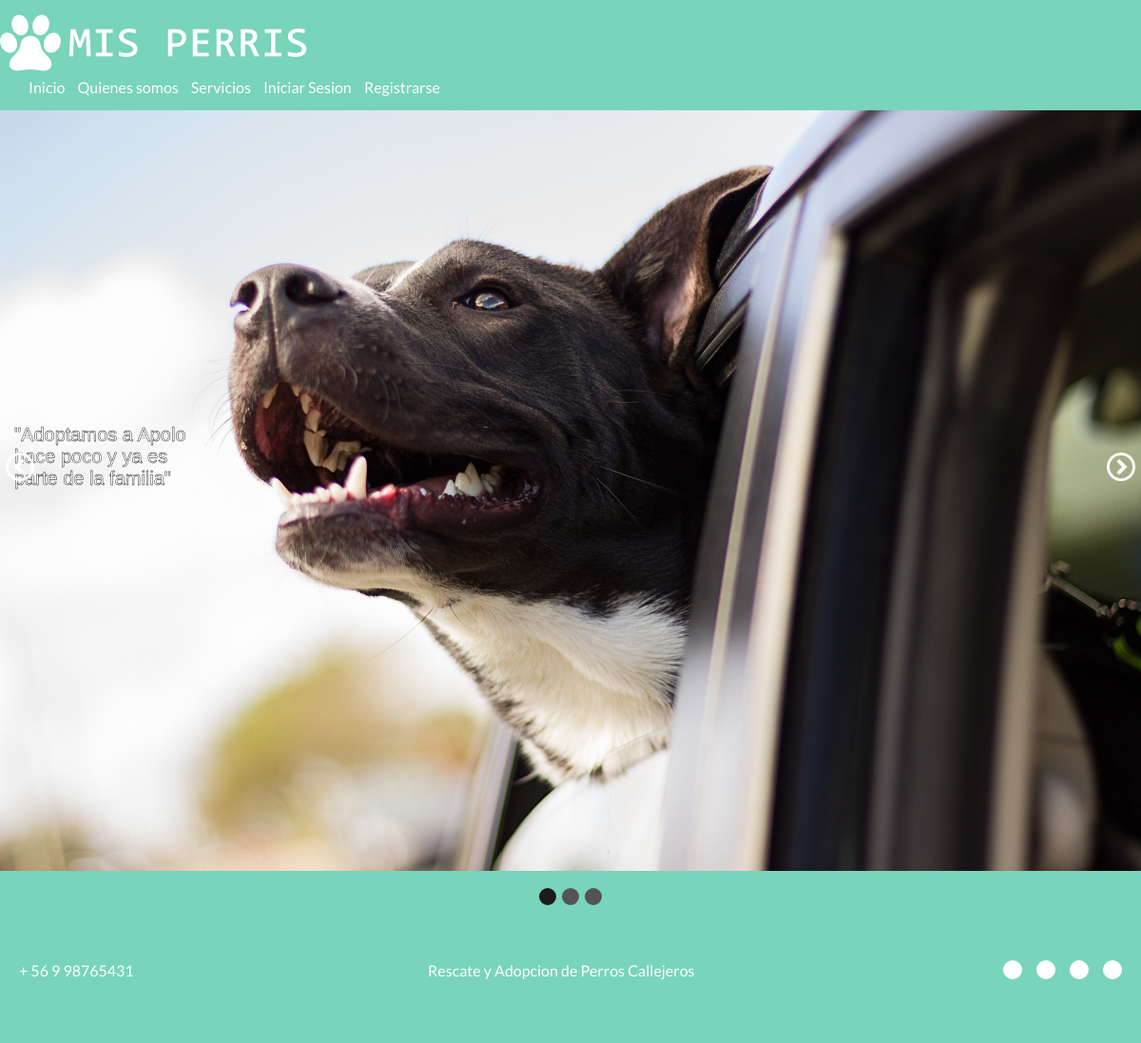
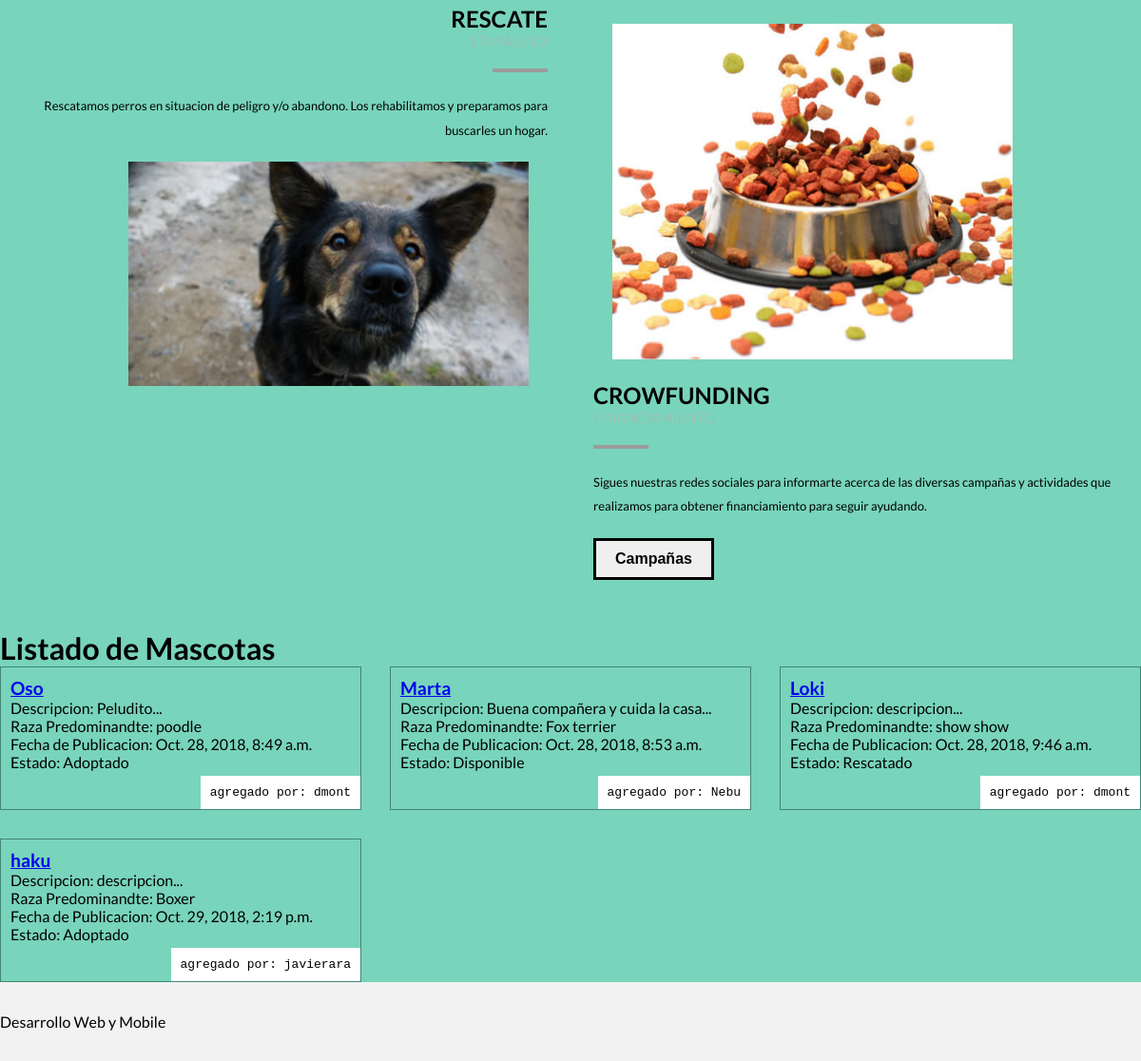
The app's page /articles/ with its own data (2 pictures, top to bottom).
### articles/models.py (models this page shows, shortened)
class Article(models.Model):
    POST_CHOISES = (
        ('Disponible', 'Disponible'),
        ('Rescatado', 'Rescatado'),
        ('Adoptado', 'Adoptado')
    )
    author = models.ForeignKey(User, on_delete=models.CASCADE,default=None)
    thumb = models.ImageField(default='default.png', blank=True)
    nombre = models.CharField(max_length=30, blank=True, null=True)
    slug = models.SlugField()
    descripcion = models.TextField(max_length=200)
    raza = models.CharField(max_length=15, blank=True, null=True)
    date = models.DateTimeField(auto_now_add=True)
    estado = estado = models.CharField(max_length = 100, blank=True, null=True, choices = POST_CHOISES)
    def snippet(self):
        return self.descripcion[:50] + '...'

### articles/views.py (the view)
def article_list(request):
    articles = Article.objects.all().order_by('date')
    return render(request, 'articles/article_list.html', {'articles': articles})

### articles/templates/articles/article_list.html
{% extends 'base_layout.html' %}
{% block content %}
    <h1>Listado de Mascotas</h1>
    <div class="articles">
        {% for article in articles %}
        <div class="article">
            <h2><a href="{% url 'articles:detail' slug=article.slug %}">{{ article.nombre }}</a></h2>
            <p> Descripcion: {{ article.snippet }}</p>
            <p> Raza Predominandte: {{ article.raza }}</p>
            <p> Fecha de Publicacion: {{ article.date }}</p>
            <p class="author"> agregado por: {{ article.author.username }} </p>
            <p> Estado: {{ article.estado }} </p>
        </div>
        {% endfor %}
    </div>
{% endblock %}

### templates/base_layout.html (shortened to what this page needs)
{% load static from staticfiles %}
<!DOCTYPE html>
<html lang="en">
<head>
    <link rel="stylesheet" href="{% static 'css/style.css' %}">
    <link rel="stylesheet" href="{static/fonts.css">
    <link rel="stylesheet" href="{% static 'css/mi-slider.css' %}">
    <link rel="stylesheet" href="{% static 'css/nivo-slider.css' %}">
</head>
<body>
    <header class="wrapper">
        <h1><a href="{% url 'home' %}"><img src="{% static 'img/logo.png' %}" alt="misperris" /></a></h1>
        <div class="contenedor header">
            <nav class="menu">
                <ul>
                    <li><a href="#">Inicio</a></li>
                    <li><a href="#">Quienes somos</a></li>
                    <li><a href="#">Servicios</a></li>
                    {% if user.is_authenticated %}
                    <li>
                        <form class="logout-link" action="{% url 'accounts:logout' %}" method="post">
                            {% csrf_token %}
                            <button type="submit">Cerrar Sesion</button>
                        </form>
                    </li>
                    <li><a href="{% url 'articles:create' %}" class="highlight">Nueva Mascota</a></li>
                    {% else %}
                    <li><a href="{% url 'accounts:login' %}">Iniciar Sesion</a></li>
                    <li><a href="{% url 'accounts:signup' %}">Registrarse</a></li>
                    {% endif %}
                </ul>
            </nav>
        </div>
    </header>
    <div class="slider-wrapper theme-mi-slider">
        <div id="slider" class="nivoSlider">
        </div>
        <div id="htmlcaption1" class="nivo-html-caption">
            <p>"Adoptamos a Apolo <br> hace poco y ya es <br> parte de la familia"</p>
        </div>
    </div>
    <section class="banner-info">
        <div class="contenedor info">
            <p>+ 56 9 98765431</p>
            <p class="txt">Rescate y Adopcion de Perros Callejeros</p>
            <div class="redes-sociales">
                <a class="social" href="#"></a>
                <a class="social" href="#"></a>
                <a class="social" href="#"></a>
                <a class="social" href="#"></a>
            </div>
        </div>
    </section>
    <section class="banner-opcion">
        <div class="contenedor opcion">
            <div class="rescate">
                <h2>RESCATE</h2>
                <h3>ETAPA UNO</h3>
                <hr class="linea">
                <p>Rescatamos perros en situacion de peligro y/o abandono. Los rehabilitamos y preparamos para
                    buscarles un hogar.</p>
                <img src="static/rescate.jpg" alt="perrito">
            </div>
            <div class="crowfunding">
                <img src="static/crowfunding.jpg" alt="comida">
                <h2>CROWFUNDING</h2>
                <h3>FINANCIAMIENTO</h3>
                <hr class="linea">
                <p>Sigues nuestras redes sociales para informarte acerca de las diversas campañas y actividades que
                    realizamos para obtener financiamiento para seguir ayudando.</p>
                <button type="button" class="btn-crow">Campañas</button>
            </div>
        </div>
    </section>
    <div class="wrapper">
        {% block content %}
        {% endblock %}
    </div>
    <footer class="footer">
        <div class="contenedor">
            <p>Desarrollo Web y Mobile</p>
        </div>
    </footer>
</body>
</html>

### assets/css/style.css (style rules this page uses)
body { font-family: 'Lato', sans-serif; overflow-x: hidden; background: #78D4BB; }
header { background: #78D4BB; padding: 15px 0; }
.header { padding: 0 20px; display: flex; flex-flow: row wrap; justify-content: space-between; align-items: center; }
header .menu ul li { display: inline-block; list-style: none; }
header .menu ul li a { color: #ffffff; text-decoration: none; padding-left: 10px; }
.banner-info { color: #fff; background: #78D4BB; padding: 0 20px; }
.banner-info .info { height: 100px; display: flex; justify-content: space-between; align-items: center; }
.banner-info .redes-sociales { display: flex; justify-content: space-between; align-items: center; }
.banner-info .info .redes-sociales a { margin-left: 15px; }
.banner-info .info .redes-sociales .social { color: #78D4BB; background: #fff; padding: 10px 10px; text-decoration: none; border-radius: 50%; }
hr { display: inline-block; width: 10%; border-color: #9b9b9b; border-width: 2px; border-style: solid; margin: 20px 0; }
.banner-opcion p { font-size: 0.8125rem; line-height: 1.6rem; }
.banner-opcion img { width: 80%; padding: 20px; }
.banner-opcion .opcion { display: flex; flex-flow: row wrap; justify-content: space-between; margin-top: 2rem; margin-bottom: 2rem; }
.banner-opcion .opcion .rescate { width: 48%; text-align: right; }
.banner-opcion .opcion .crowfunding { width: 48%; }
.rescate h3, .crowfunding h3 { font-size: 0.9375rem; font-weight: 300; color: #b1b1b1; }
.btn-crow { margin: 20px 0px; padding: 10px 20px; border: solid 3px #000; font-size: 1rem; font-weight: 700; cursor: pointer; }
.footer { background: #f2f2f2; padding: 2rem 0; text-align: left; }
.articles { display: grid; grid-template-columns: 1fr 1fr 1fr; grid-gap: 30px; }
.article { padding: 10px; border: 1px solid #418674; position: relative; padding-bottom: 40px; }
.article h2 { font-size: 1.2em; }
.article .author { padding: 10px; background: #ffffff; position: absolute; right: 0; bottom: 0; margin: 0; color: #000; font-family: monospace; }

### assets/css/mi-slider.css (style rules this page uses)
* { margin: 0; padding: 0; -webkit-box-sizing: border-box; -moz-box-sizing: border-box; box-sizing: border-box; }
.theme-mi-slider .nivoSlider { position:relative; }
.nivo-html-caption { position: absolute; }

### assets/css/nivo-slider.css (style rules this page uses)
.nivoSlider { position:relative; width:100%; height:auto; overflow: hidden; }
.nivo-caption p { color: #fff; font-size: 20px; padding:5px; text-align: left; -webkit-text-stroke: 0.4px black; }
.nivo-html-caption { display:none; }

### records on screen
Article: nombre "Oso", snippet "Peludito...", raza "poodle", date "Oct. 28, 2018, 8:49 a.m.", author.username "dmont", estado "Adoptado"
Article: nombre "Marta", snippet "Buena compañera y cuida la casa...", raza "Fox terrier", date "Oct. 28, 2018, 8:53 a.m.", author.username "Nebu", estado "Disponible"
Article: nombre "Loki", snippet "descripcion...", raza "show show", date "Oct. 28, 2018, 9:46 a.m.", author.username "dmont", estado "Rescatado"
Article: nombre "haku", snippet "descripcion...", raza "Boxer", date "Oct. 29, 2018, 2:19 p.m.", author.username "javierara", estado "Adoptado"
